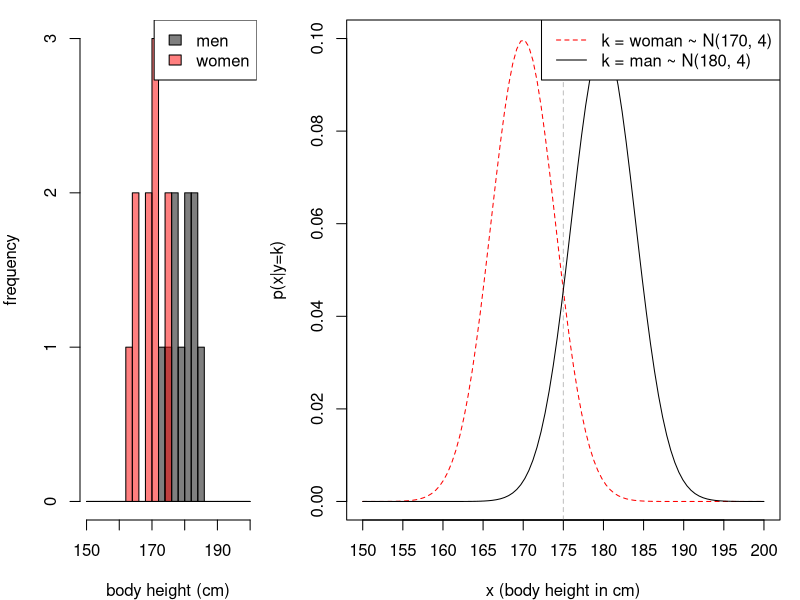
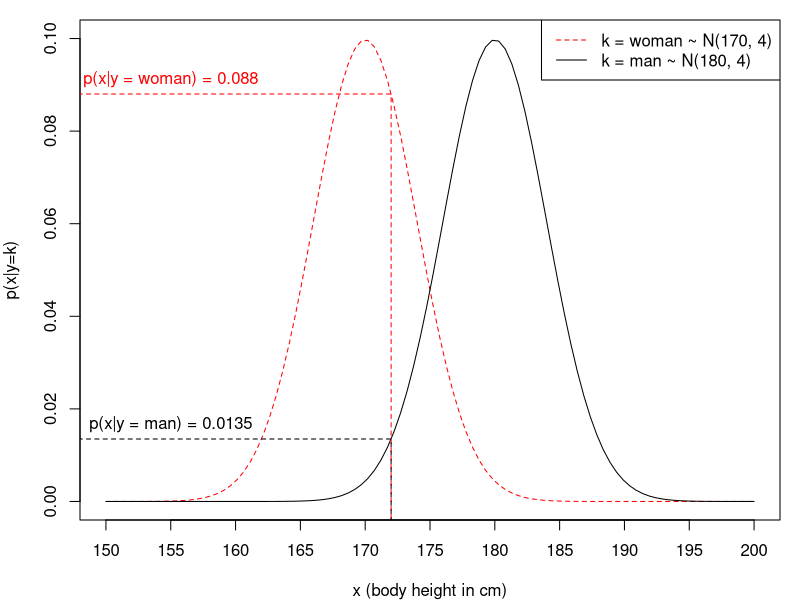
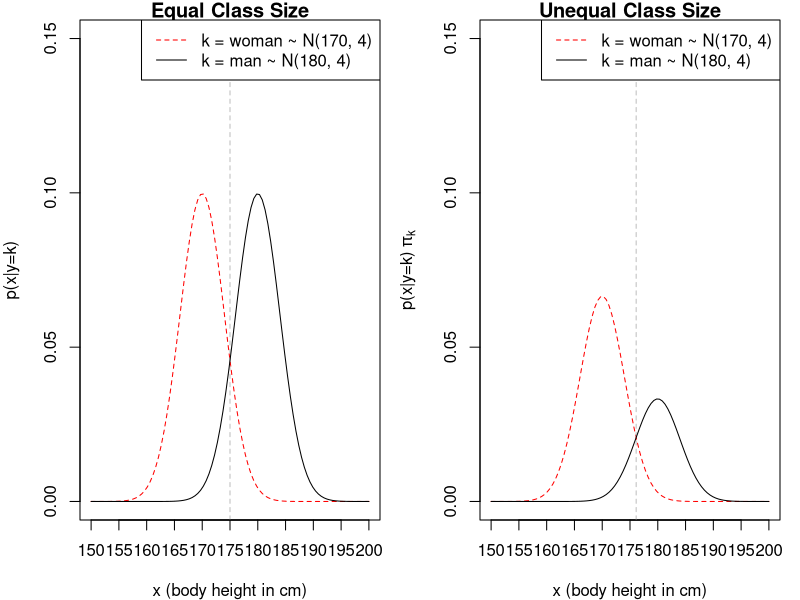
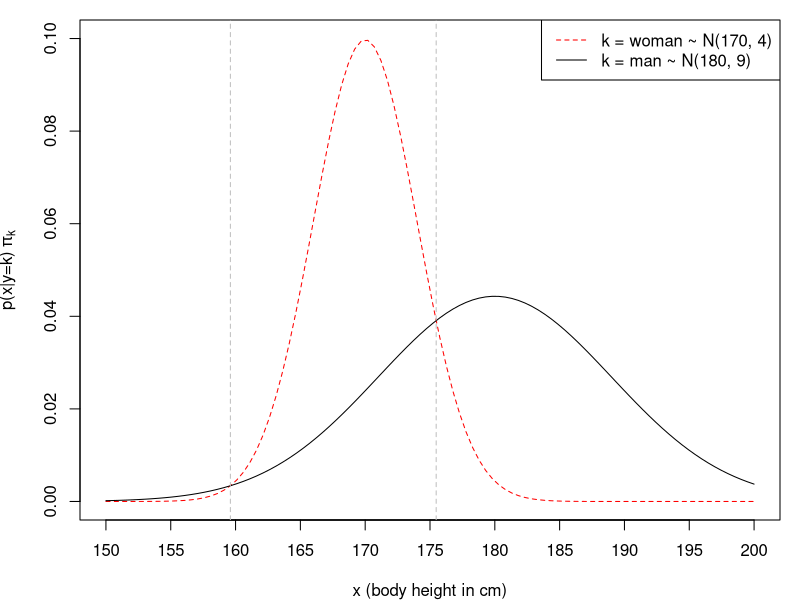

The R source for these figures, in order:
bh.man = c(184,177,185,179,182,182,178,176,184,173)
bh.woman = c(176,165,170,171,166,172,164,171,175,170)
mean(bh.man)
mean(bh.woman)

x = c(bh.man, bh.woman)
class = as.factor(rep(c("man", "woman"), each = 10))

df = data.frame(x, class)
str(df)

png("../figure/disc_univariate-1.png", width = 3000, height = 1300, res = 300)

layout(matrix(c(1, 2), nrow = 1, ncol = 2), widths = c(1, 2))
par(mar = c(4, 4, 1, 0.5))
hist(bh.man, breaks = seq(150, 200, by = 2), col = rgb(0, 0, 0, 0.5), 
     xlim = c(150, 200), ylim = c(0, 3), xlab = "body height (cm)", ylab = "frequency",
     main = "")
hist(bh.woman, breaks = seq(150, 200, by = 2), col = rgb(1, 0, 0, 0.5), add = TRUE)
legend("topright", legend = c("men", "women"), fill = c(rgb(0, 0, 0, 0.5), rgb(1, 0, 0, 0.5)))

par(mar = c(4, 4, 1, 1))
x = seq(150, 200, length.out = 100)
plot(x, dnorm(x, mean = 170, sd = 4), type = "l", col = "red", lty = 2, 
     xlim = c(150, 200), ylim = c(0, 0.1), ylab = "p(x|y=k)", xlab = "x (body height in cm)")
abline(v = 175, col = "grey", lty = 2)
axis(1, at = seq(155, 195, by = 10))
lines(x, dnorm(x, mean = 180, sd = 4)) 
legend("topright", legend = c("k = woman ~ N(170, 4)", "k = man ~ N(180, 4)"), 
       col = c("red", "black"), lty = c(2, 1))

dev.off()

# plot 2
png("../figure/disc_univariate-2.png", width = 3000, height = 1300, res = 300)
par(mar = c(4,4,1,1))
x = seq(150, 200, length.out = 100)
y.woman = dnorm(x, mean = 170, sd = 4)
y.man = dnorm(x, mean = 180, sd = 4)

plot(x, y.woman, type = "l", col = "red", lty = 2, xlim = c(150, 200), ylim = c(0, 0.1), 
     ylab = "p(x|y=k)", xlab = "x (body height in cm)")
axis(1, at = seq(155, 195, by = 10))
lines(x, y.man) 
legend("topright", legend = c("k = woman ~ N(170, 4)", "k = man ~ N(180, 4)"), 
       col = c("red", "black"), lty = c(2, 1))

lines(c(0, 172, 172), c(rep(dnorm(172, mean = 170, sd = 4), 2), -1), col = "red", lty = 2)
text(155, dnorm(172, mean = 170, sd = 4), pos = 3, col  = "red",
     labels = paste0("p(x|y = woman) = ", woman <- round(dnorm(172, mean = 170, sd = 4), 4)))

lines(c(0, 172, 172), c(rep(dnorm(172, mean = 180, sd = 4), 2), -1), 
      col = "black", lty = 2)
text(155, dnorm(172, mean = 180, sd = 4), 
     labels = paste0("p(x|y = man) = ", man <- round(dnorm(172, mean = 180, sd = 4), 4)), 
     pos = 3, col  = "black")
dev.off()

# plot 3
png("../figure/disc_univariate-3.png", width = 3000, height = 1300, res = 300)
par(mar = c(4,4,1,1), mfrow = c(1,2))

y.woman = dnorm(x, mean = 170, sd = 4)
y.man = dnorm(x, mean = 180, sd = 4)
plot(x, y.woman, type = "l", col = "red", lty = 2, 
     xlim = c(150, 200), ylim = c(0, 0.15),
     main = "Equal Class Size",
     ylab = "p(x|y=k)",  #yaxt = "n",
     xlab = "x (body height in cm)")
abline(v = 175, col = "grey", lty = 2)
axis(1, at = seq(155, 195, by = 10))
lines(x,y.man) 
legend("topright", legend = c("k = woman ~ N(170, 4)", "k = man ~ N(180, 4)"), 
       col = c("red", "black"), lty = c(2, 1))

x = seq(150, 200, length.out = 100)
y.woman = dnorm(x, mean = 170, sd = 4)*2/3#*2
y.man = dnorm(x, mean = 180, sd = 4)*1/3#*2

x = seq(150, 200, length.out = 100)
plot(x, y.woman, type = "l", col = "red", lty = 2, 
     xlim = c(150, 200), ylim = c(0, 0.15),
     main = "Unequal Class Size",
     ylab = expression("p(x|y=k)"~pi[k]),#  yaxt = "n",
     xlab = "x (body height in cm)")

f = function(x) (dnorm(x, mean = 170, sd = 4)*2/3 - dnorm(x, mean = 180, sd = 4)*1/3)
x.unequal = uniroot(f = f, lower = 170, upper = 200)$root

abline(v = x.unequal, col = "grey", lty = 2)
axis(1, at = seq(155, 195, by = 10))
lines(x,y.man) 
legend("topright", legend = c("k = woman ~ N(170, 4)", "k = man ~ N(180, 4)"), 
       col = c("red", "black"), lty = c(2, 1))
dev.off()

# plot 4
png("../figure/disc_univariate-4.png", width = 3000, height = 1300, res = 300)
f = function(x) (dnorm(x, mean = 170, sd = 4) - dnorm(x, mean = 180, sd = 9))
x1 = uniroot(f = f, lower = 170, upper = 200)$root
x2 = uniroot(f = f, lower = 150, upper = 170)$root
par(mar = c(4,4,1,1))
x = seq(150, 200, length.out = 100)
plot(x, dnorm(x, mean = 170, sd = 4), type = "l", col = "red", lty = 2, 
     xlim = c(150, 200), ylim = c(0, 0.1),
     ylab = expression("p(x|y=k)"~pi[k]), xlab = "x (body height in cm)")
axis(1, at = seq(155, 195, by = 10))
lines(x, dnorm(x, mean = 180, sd = 9)) 
legend("topright", legend = c("k = woman ~ N(170, 4)", "k = man ~ N(180, 9)"), 
       col = c("red", "black"), lty = c(2, 1))

abline(v = c(x1, x2), col = "gray", lty = 2)
dev.off()
